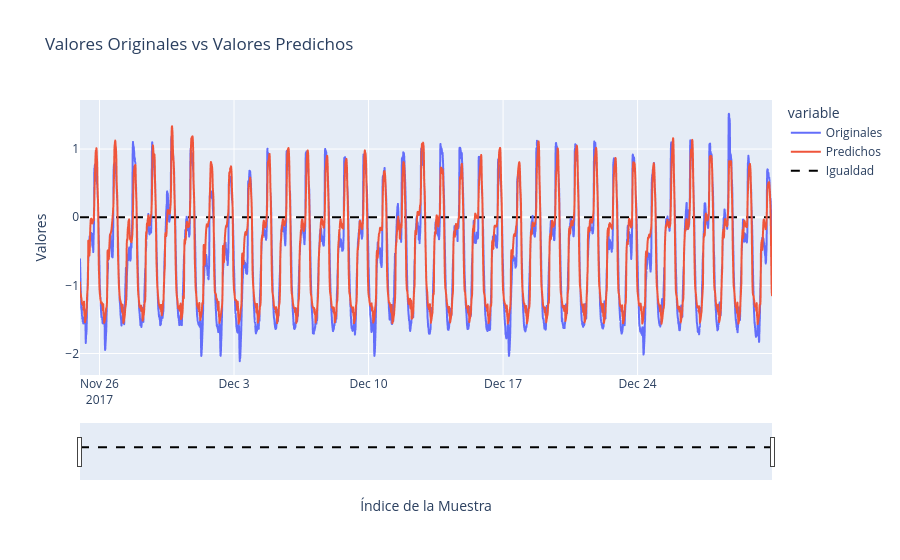

Source (notebook cell):
### Code cell
# Crea un DataFrame con los datos originales y los predichos
df = pd.DataFrame({'Originales': valY.flatten(), 'Predichos': prediccionMLP.flatten()})
df.index = val_date

fecha_inicio = df.index[0]
fecha_fin = df.index[-1]
s
fig = px.line(df, title='Valores Originales vs Valores Predichos')
fig.update_xaxes(rangeslider_visible=True, title='Índice de la Muestra', range=[fecha_inicio, fecha_fin])
fig.update_yaxes(title='Valores')


fig.add_trace(go.Scatter(x=df.index, y=[0] * len(df), mode='lines', name='Igualdad', line=dict(color='black', dash='dash')))
dfMLP = df
fig.show()

### Figure 1 — Plotly figure (JSON) as saved in the notebook; plotly's stock layout.template omitted (floating-point values rounded to 4 significant figures; data arrays with more than 128 entries replaced by an {"elided": "..."} marker saying what was removed)
{"data": [{"hovertemplate": "variable=Originales<br>index=%{x}<br>value=%{y}<extra></extra>", "legendgroup": "Originales", "line": {"color": "#636efa", "dash": "solid"}, "marker": {"symbol": "circle"}, "mode": "lines", "name": "Originales", "showlegend": true, "type": "scattergl", "x": {"elided": "5186 str values"}, "xaxis": "x", "y": {"elided": "5186 float values"}, "yaxis": "y"}, {"hovertemplate": "variable=Predichos<br>index=%{x}<br>value=%{y}<extra></extra>", "legendgroup": "Predichos", "line": {"color": "#EF553B", "dash": "solid"}, "marker": {"symbol": "circle"}, "mode": "lines", "name": "Predichos", "showlegend": true, "type": "scattergl", "x": {"elided": "5186 str values"}, "xaxis": "x", "y": {"elided": "5186 float values"}, "yaxis": "y"}, {"line": {"color": "black", "dash": "dash"}, "mode": "lines", "name": "Igualdad", "type": "scatter", "x": {"elided": "5186 str values"}, "y": {"elided": "5186 int values"}}], "layout": {"legend": {"title": {"text": "variable"}, "tracegroupgap": 0}, "title": {"text": "Valores Originales vs Valores Predichos"}, "xaxis": {"anchor": "y", "domain": [0, 1], "range": ["2017-11-24T23:40:00", "2017-12-30T23:50:00"], "rangeslider": {"visible": true}, "title": {"text": "Índice de la Muestra"}}, "yaxis": {"anchor": "x", "domain": [0, 1], "title": {"text": "Valores"}}}}
